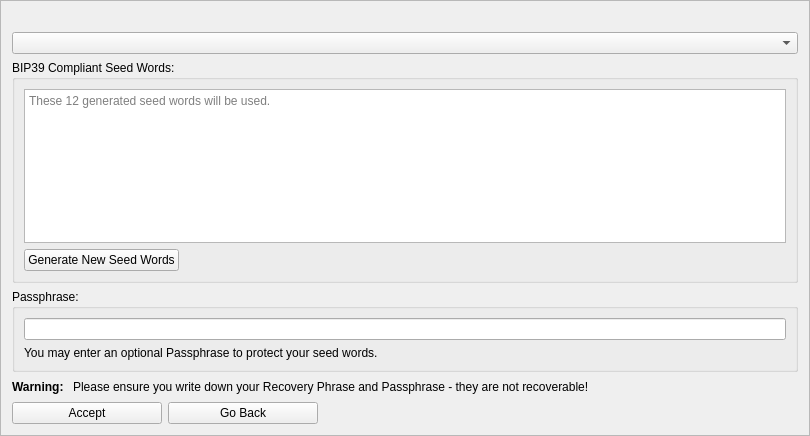
<?xml version="1.0" encoding="UTF-8"?>
<ui version="4.0">
 <class>MnemonicDialog2</class>
 <widget class="QFrame" name="MnemonicDialog2">
  <property name="geometry">
   <rect>
    <x>0</x>
    <y>0</y>
    <width>810</width>
    <height>436</height>
   </rect>
  </property>
  <property name="windowTitle">
   <string>New HD Wallet Creation</string>
  </property>
  <property name="frameShape">
   <enum>QFrame::StyledPanel</enum>
  </property>
  <property name="frameShadow">
   <enum>QFrame::Raised</enum>
  </property>
  <layout class="QVBoxLayout" name="verticalLayout">
   <item>
    <widget class="QLabel" name="lblHelp">
     <property name="palette">
      <palette>
       <active>
        <colorrole role="WindowText">
         <brush brushstyle="SolidPattern">
          <color alpha="255">
           <red>239</red>
           <green>41</green>
           <blue>41</blue>
          </color>
         </brush>
        </colorrole>
        <colorrole role="Text">
         <brush brushstyle="SolidPattern">
          <color alpha="255">
           <red>239</red>
           <green>41</green>
           <blue>41</blue>
          </color>
         </brush>
        </colorrole>
        <colorrole role="ButtonText">
         <brush brushstyle="SolidPattern">
          <color alpha="255">
           <red>239</red>
           <green>41</green>
           <blue>41</blue>
          </color>
         </brush>
        </colorrole>
       </active>
       <inactive>
        <colorrole role="WindowText">
         <brush brushstyle="SolidPattern">
          <color alpha="255">
           <red>239</red>
           <green>41</green>
           <blue>41</blue>
          </color>
         </brush>
        </colorrole>
        <colorrole role="Text">
         <brush brushstyle="SolidPattern">
          <color alpha="255">
           <red>239</red>
           <green>41</green>
           <blue>41</blue>
          </color>
         </brush>
        </colorrole>
        <colorrole role="ButtonText">
         <brush brushstyle="SolidPattern">
          <color alpha="255">
           <red>239</red>
           <green>41</green>
           <blue>41</blue>
          </color>
         </brush>
        </colorrole>
       </inactive>
       <disabled>
        <colorrole role="WindowText">
         <brush brushstyle="SolidPattern">
          <color alpha="255">
           <red>190</red>
           <green>190</green>
           <blue>190</blue>
          </color>
         </brush>
        </colorrole>
        <colorrole role="Text">
         <brush brushstyle="SolidPattern">
          <color alpha="255">
           <red>190</red>
           <green>190</green>
           <blue>190</blue>
          </color>
         </brush>
        </colorrole>
        <colorrole role="ButtonText">
         <brush brushstyle="SolidPattern">
          <color alpha="255">
           <red>190</red>
           <green>190</green>
           <blue>190</blue>
          </color>
         </brush>
        </colorrole>
       </disabled>
      </palette>
     </property>
     <property name="text">
      <string/>
     </property>
    </widget>
   </item>
   <item>
    <widget class="QComboBox" name="languageSeedWords"/>
   </item>
   <item>
    <widget class="QGroupBox" name="groupBox">
     <property name="title">
      <string>BIP39 Compliant Seed Words:</string>
     </property>
     <layout class="QGridLayout" name="gridLayout_3">
      <item row="2" column="0">
       <layout class="QHBoxLayout" name="horizontalLayout">
        <item>
         <widget class="QPushButton" name="generateButton">
          <property name="minimumSize">
           <size>
            <width>150</width>
            <height>0</height>
           </size>
          </property>
          <property name="text">
           <string>Generate New Seed Words</string>
          </property>
          <property name="checkable">
           <bool>false</bool>
          </property>
         </widget>
        </item>
        <item>
         <spacer name="horizontalSpacer_2">
          <property name="orientation">
           <enum>Qt::Horizontal</enum>
          </property>
          <property name="sizeHint" stdset="0">
           <size>
            <width>40</width>
            <height>20</height>
           </size>
          </property>
         </spacer>
        </item>
       </layout>
      </item>
      <item row="0" column="0">
       <widget class="QPlainTextEdit" name="seedwordsText">
        <property name="readOnly">
         <bool>true</bool>
        </property>
        <property name="placeholderText">
         <string>These 12 generated seed words will be used.</string>
        </property>
       </widget>
      </item>
     </layout>
    </widget>
   </item>
   <item>
    <spacer name="verticalSpacer">
     <property name="orientation">
      <enum>Qt::Vertical</enum>
     </property>
     <property name="sizeHint" stdset="0">
      <size>
       <width>20</width>
       <height>5</height>
      </size>
     </property>
    </spacer>
   </item>
   <item>
    <spacer name="verticalSpacer_3">
     <property name="orientation">
      <enum>Qt::Vertical</enum>
     </property>
     <property name="sizeHint" stdset="0">
      <size>
       <width>20</width>
       <height>5</height>
      </size>
     </property>
    </spacer>
   </item>
   <item>
    <widget class="QGroupBox" name="groupBox_2">
     <property name="title">
      <string>Passphrase:</string>
     </property>
     <layout class="QVBoxLayout" name="verticalLayout_2">
      <item>
       <widget class="QLineEdit" name="passphraseEdit">
        <property name="toolTip">
         <string>Enter a Passphrase to protect your seed words  (optional).</string>
        </property>
       </widget>
      </item>
      <item>
       <widget class="QLabel" name="passphraseLabel">
        <property name="text">
         <string>You may enter an optional Passphrase to protect your seed words.</string>
        </property>
       </widget>
      </item>
     </layout>
    </widget>
   </item>
   <item>
    <spacer name="verticalSpacer_5">
     <property name="orientation">
      <enum>Qt::Vertical</enum>
     </property>
     <property name="sizeHint" stdset="0">
      <size>
       <width>20</width>
       <height>40</height>
      </size>
     </property>
    </spacer>
   </item>
   <item>
    <layout class="QFormLayout" name="mnemonicLayout">
     <item row="1" column="0">
      <widget class="QLabel" name="label_3">
       <property name="font">
        <font>
         <weight>75</weight>
         <bold>true</bold>
        </font>
       </property>
       <property name="text">
        <string>Warning: </string>
       </property>
      </widget>
     </item>
     <item row="1" column="1">
      <widget class="QLabel" name="label_2">
       <property name="text">
        <string>Please ensure you write down your Recovery Phrase and Passphrase - they are not recoverable!</string>
       </property>
      </widget>
     </item>
    </layout>
   </item>
   <item>
    <spacer name="verticalSpacer_4">
     <property name="orientation">
      <enum>Qt::Vertical</enum>
     </property>
     <property name="sizeHint" stdset="0">
      <size>
       <width>20</width>
       <height>40</height>
      </size>
     </property>
    </spacer>
   </item>
   <item>
    <layout class="QHBoxLayout" name="horizontalLayout_2">
     <item>
      <widget class="QPushButton" name="acceptButton">
       <property name="minimumSize">
        <size>
         <width>150</width>
         <height>0</height>
        </size>
       </property>
       <property name="maximumSize">
        <size>
         <width>150</width>
         <height>16777215</height>
        </size>
       </property>
       <property name="text">
        <string>Accept</string>
       </property>
       <property name="autoDefault">
        <bool>false</bool>
       </property>
      </widget>
     </item>
     <item>
      <widget class="QPushButton" name="backButton">
       <property name="minimumSize">
        <size>
         <width>150</width>
         <height>0</height>
        </size>
       </property>
       <property name="maximumSize">
        <size>
         <width>150</width>
         <height>16777215</height>
        </size>
       </property>
       <property name="text">
        <string>Go Back</string>
       </property>
      </widget>
     </item>
     <item>
      <spacer name="horizontalSpacer">
       <property name="orientation">
        <enum>Qt::Horizontal</enum>
       </property>
       <property name="sizeHint" stdset="0">
        <size>
         <width>40</width>
         <height>20</height>
        </size>
       </property>
      </spacer>
     </item>
    </layout>
   </item>
   <item>
    <spacer name="verticalSpacer_2">
     <property name="orientation">
      <enum>Qt::Vertical</enum>
     </property>
     <property name="sizeHint" stdset="0">
      <size>
       <width>20</width>
       <height>5</height>
      </size>
     </property>
    </spacer>
   </item>
  </layout>
 </widget>
 <resources/>
 <connections/>
</ui>
